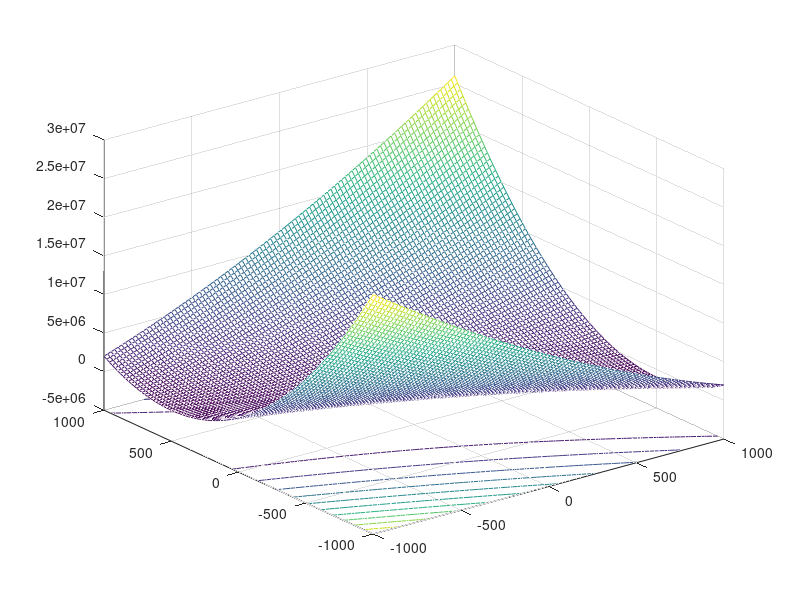

The MATLAB script that drew this image:
x =linspace(-1000, 1000, 100)
y =linspace(-1000, 1000, 100)
[xx, yy]=meshgrid(x, y)
zz = 2*(xx+3*yy).^2 - 6*yy.^2
meshc(xx, yy, zz)